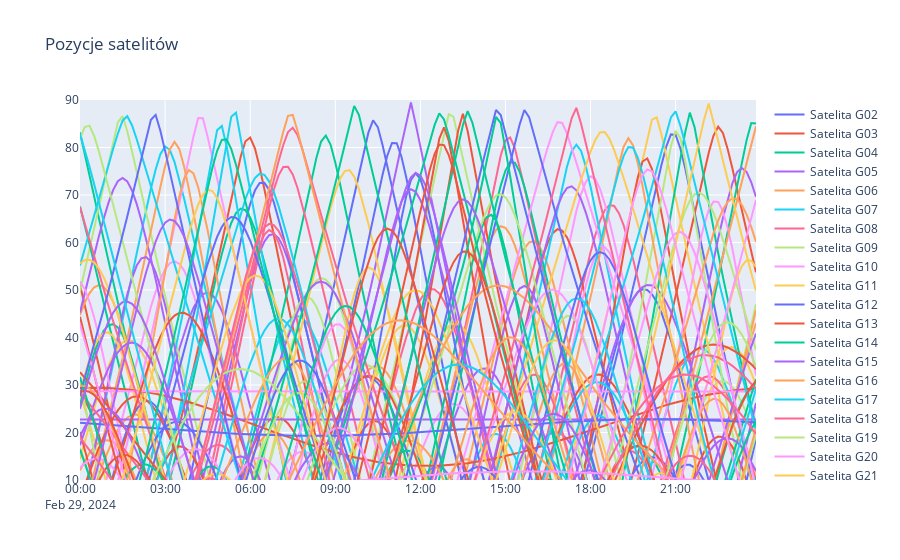

The code cell stored with this chart in its notebook:
### Code cell
#wykres elewacji satelitów

fig = go.Figure()
for sat in df['satelita'].unique():
    sat_data = df[df['satelita'] == sat]
    fig.add_trace(go.Scatter(
        x=sat_data['czas'],
        y=sat_data['elewacja'],
        mode='lines',
        name=f'Satelita {sat}'
    ))

fig.update_layout(
    scene=dict(
        xaxis=dict(title='czas', range=[0, 24]),
        yaxis=dict(title='elewacja'),
    ),
    title='Pozycje satelitów',
    showlegend=True,
    yaxis_range=[maska, 90]
)

### Figure 1 — Plotly figure (JSON) as saved in the notebook; plotly's stock layout.template omitted (floating-point values rounded to 4 significant figures; data arrays with more than 128 entries replaced by an {"elided": "..."} marker saying what was removed)
{"data": [{"mode": "lines", "name": "Satelita G02", "type": "scatter", "x": {"elided": "144 str values"}, "y": {"elided": "144 float values"}}, {"mode": "lines", "name": "Satelita G03", "type": "scatter", "x": {"elided": "144 str values"}, "y": {"elided": "144 float values"}}, {"mode": "lines", "name": "Satelita G04", "type": "scatter", "x": {"elided": "144 str values"}, "y": {"elided": "144 float values"}}, {"mode": "lines", "name": "Satelita G05", "type": "scatter", "x": {"elided": "144 str values"}, "y": {"elided": "144 float values"}}, {"mode": "lines", "name": "Satelita G06", "type": "scatter", "x": {"elided": "144 str values"}, "y": {"elided": "144 float values"}}, {"mode": "lines", "name": "Satelita G07", "type": "scatter", "x": {"elided": "144 str values"}, "y": {"elided": "144 float values"}}, {"mode": "lines", "name": "Satelita G08", "type": "scatter", "x": {"elided": "144 str values"}, "y": {"elided": "144 float values"}}, {"mode": "lines", "name": "Satelita G09", "type": "scatter", "x": {"elided": "144 str values"}, "y": {"elided": "144 float values"}}, {"mode": "lines", "name": "Satelita G10", "type": "scatter", "x": {"elided": "144 str values"}, "y": {"elided": "144 float values"}}, {"mode": "lines", "name": "Satelita G11", "type": "scatter", "x": {"elided": "144 str values"}, "y": {"elided": "144 float values"}}, {"mode": "lines", "name": "Satelita G12", "type": "scatter", "x": {"elided": "144 str values"}, "y": {"elided": "144 float values"}}, {"mode": "lines", "name": "Satelita G13", "type": "scatter", "x": {"elided": "144 str values"}, "y": {"elided": "144 float values"}}, {"mode": "lines", "name": "Satelita G14", "type": "scatter", "x": {"elided": "144 str values"}, "y": {"elided": "144 float values"}}, {"mode": "lines", "name": "Satelita G15", "type": "scatter", "x": {"elided": "144 str values"}, "y": {"elided": "144 float values"}}, {"mode": "lines", "name": "Satelita G16", "type": "scatter", "x": {"elided": "144 str values"}, "y": {"elided": "144 float values"}}, {"mode": "lines", "name": "Satelita G17", "type": "scatter", "x": {"elided": "144 str values"}, "y": {"elided": "144 float values"}}, {"mode": "lines", "name": "Satelita G18", "type": "scatter", "x": {"elided": "144 str values"}, "y": {"elided": "144 float values"}}, {"mode": "lines", "name": "Satelita G19", "type": "scatter", "x": {"elided": "144 str values"}, "y": {"elided": "144 float values"}}, {"mode": "lines", "name": "Satelita G20", "type": "scatter", "x": {"elided": "144 str values"}, "y": {"elided": "144 float values"}}, {"mode": "lines", "name": "Satelita G21", "type": "scatter", "x": {"elided": "144 str values"}, "y": {"elided": "144 float values"}}, {"mode": "lines", "name": "Satelita G22", "type": "scatter", "x": {"elided": "144 str values"}, "y": {"elided": "144 float values"}}, {"mode": "lines", "name": "Satelita G23", "type": "scatter", "x": {"elided": "144 str values"}, "y": {"elided": "144 float values"}}, {"mode": "lines", "name": "Satelita G24", "type": "scatter", "x": {"elided": "144 str values"}, "y": {"elided": "144 float values"}}, {"mode": "lines", "name": "Satelita G25", "type": "scatter", "x": {"elided": "144 str values"}, "y": {"elided": "144 float values"}}, {"mode": "lines", "name": "Satelita G26", "type": "scatter", "x": {"elided": "144 str values"}, "y": {"elided": "144 float values"}}, {"mode": "lines", "name": "Satelita G27", "type": "scatter", "x": {"elided": "144 str values"}, "y": {"elided": "144 float values"}}, {"mode": "lines", "name": "Satelita G28", "type": "scatter", "x": {"elided": "144 str values"}, "y": {"elided": "144 float values"}}, {"mode": "lines", "name": "Satelita G29", "type": "scatter", "x": {"elided": "144 str values"}, "y": {"elided": "144 float values"}}, {"mode": "lines", "name": "Satelita G30", "type": "scatter", "x": {"elided": "144 str values"}, "y": {"elided": "144 float values"}}, {"mode": "lines", "name": "Satelita G31", "type": "scatter", "x": {"elided": "144 str values"}, "y": {"elided": "144 float values"}}, {"mode": "lines", "name": "Satelita G32", "type": "scatter", "x": {"elided": "144 str values"}, "y": {"elided": "144 float values"}}, {"mode": "lines", "name": "Satelita R01", "type": "scatter", "x": {"elided": "144 str values"}, "y": {"elided": "144 float values"}}, {"mode": "lines", "name": "Satelita R02", "type": "scatter", "x": {"elided": "144 str values"}, "y": {"elided": "144 float values"}}, {"mode": "lines", "name": "Satelita R03", "type": "scatter", "x": {"elided": "144 str values"}, "y": {"elided": "144 float values"}}, {"mode": "lines", "name": "Satelita R04", "type": "scatter", "x": {"elided": "144 str values"}, "y": {"elided": "144 float values"}}, {"mode": "lines", "name": "Satelita R05", "type": "scatter", "x": {"elided": "144 str values"}, "y": {"elided": "144 float values"}}, {"mode": "lines", "name": "Satelita R06", "type": "scatter", "x": {"elided": "144 str values"}, "y": {"elided": "144 float values"}}, {"mode": "lines", "name": "Satelita R07", "type": "scatter", "x": {"elided": "144 str values"}, "y": {"elided": "144 float values"}}, {"mode": "lines", "name": "Satelita R08", "type": "scatter", "x": {"elided": "144 str values"}, "y": {"elided": "144 float values"}}, {"mode": "lines", "name": "Satelita R09", "type": "scatter", "x": {"elided": "144 str values"}, "y": {"elided": "144 float values"}}, {"mode": "lines", "name": "Satelita R10", "type": "scatter", "x": {"elided": "144 str values"}, "y": {"elided": "144 float values"}}, {"mode": "lines", "name": "Satelita R11", "type": "scatter", "x": {"elided": "144 str values"}, "y": {"elided": "144 float values"}}, {"mode": "lines", "name": "Satelita R12", "type": "scatter", "x": {"elided": "144 str values"}, "y": {"elided": "144 float values"}}, {"mode": "lines", "name": "Satelita R13", "type": "scatter", "x": {"elided": "144 str values"}, "y": {"elided": "144 float values"}}, {"mode": "lines", "name": "Satelita R14", "type": "scatter", "x": {"elided": "144 str values"}, "y": {"elided": "144 float values"}}, {"mode": "lines", "name": "Satelita R15", "type": "scatter", "x": {"elided": "144 str values"}, "y": {"elided": "144 float values"}}, {"mode": "lines", "name": "Satelita R16", "type": "scatter", "x": {"elided": "144 str values"}, "y": {"elided": "144 float values"}}, {"mode": "lines", "name": "Satelita R17", "type": "scatter", "x": {"elided": "144 str values"}, "y": {"elided": "144 float values"}}, {"mode": "lines", "name": "Satelita R18", "type": "scatter", "x": {"elided": "144 str values"}, "y": {"elided": "144 float values"}}, {"mode": "lines", "name": "Satelita R19", "type": "scatter", "x": {"elided": "144 str values"}, "y": {"elided": "144 float values"}}, {"mode": "lines", "name": "Satelita R20", "type": "scatter", "x": {"elided": "144 str values"}, "y": {"elided": "144 float values"}}, {"mode": "lines", "name": "Satelita R21", "type": "scatter", "x": {"elided": "144 str values"}, "y": {"elided": "144 float values"}}, {"mode": "lines", "name": "Satelita R22", "type": "scatter", "x": {"elided": "144 str values"}, "y": {"elided": "144 float values"}}, {"mode": "lines", "name": "Satelita R23", "type": "scatter", "x": {"elided": "144 str values"}, "y": {"elided": "144 float values"}}, {"mode": "lines", "name": "Satelita R24", "type": "scatter", "x": {"elided": "144 str values"}, "y": {"elided": "144 float values"}}, {"mode": "lines", "name": "Satelita Q02", "type": "scatter", "x": {"elided": "144 str values"}, "y": {"elided": "144 float values"}}, {"mode": "lines", "name": "Satelita Q03", "type": "scatter", "x": {"elided": "144 str values"}, "y": {"elided": "144 float values"}}, {"mode": "lines", "name": "Satelita Q04", "type": "scatter", "x": {"elided": "144 str values"}, "y": {"elided": "144 float values"}}, {"mode": "lines", "name": "Satelita Q07", "type": "scatter", "x": {"elided": "144 str values"}, "y": {"elided": "144 float values"}}, {"mode": "lines", "name": "Satelita S120", "type": "scatter", "x": {"elided": "144 str values"}, "y": {"elided": "144 float values"}}, {"mode": "lines", "name": "Satelita S124", "type": "scatter", "x": {"elided": "144 str values"}, "y": {"elided": "144 float values"}}, {"mode": "lines", "name": "Satelita S125", "type": "scatter", "x": {"elided": "144 str values"}, "y": {"elided": "144 float values"}}, {"mode": "lines", "name": "Satelita S126", "type": "scatter", "x": {"elided": "144 str values"}, "y": {"elided": "144 float values"}}, {"mode": "lines", "name": "Satelita S127", "type": "scatter", "x": {"elided": "144 str values"}, "y": {"elided": "144 float values"}}, {"mode": "lines", "name": "Satelita S128", "type": "scatter", "x": {"elided": "144 str values"}, "y": {"elided": "144 float values"}}, {"mode": "lines", "name": "Satelita S129", "type": "scatter", "x": {"elided": "144 str values"}, "y": {"elided": "144 float values"}}, {"mode": "lines", "name": "Satelita S133", "type": "scatter", "x": {"elided": "144 str values"}, "y": {"elided": "144 float values"}}, {"mode": "lines", "name": "Satelita S135", "type": "scatter", "x": {"elided": "144 str values"}, "y": {"elided": "144 float values"}}, {"mode": "lines", "name": "Satelita S136", "type": "scatter", "x": {"elided": "144 str values"}, "y": {"elided": "144 float values"}}, {"mode": "lines", "name": "Satelita S137", "type": "scatter", "x": {"elided": "144 str values"}, "y": {"elided": "144 float values"}}, {"mode": "lines", "name": "Satelita S138", "type": "scatter", "x": {"elided": "144 str values"}, "y": {"elided": "144 float values"}}, {"mode": "lines", "name": "Satelita E02", "type": "scatter", "x": {"elided": "144 str values"}, "y": {"elided": "144 float values"}}, {"mode": "lines", "name": "Satelita E03", "type": "scatter", "x": {"elided": "144 str values"}, "y": {"elided": "144 float values"}}, {"mode": "lines", "name": "Satelita E04", "type": "scatter", "x": {"elided": "144 str values"}, "y": {"elided": "144 float values"}}, {"mode": "lines", "name": "Satelita E05", "type": "scatter", "x": {"elided": "144 str values"}, "y": {"elided": "144 float values"}}, {"mode": "lines", "name": "Satelita E07", "type": "scatter", "x": {"elided": "144 str values"}, "y": {"elided": "144 float values"}}, {"mode": "lines", "name": "Satelita E08", "type": "scatter", "x": {"elided": "144 str values"}, "y": {"elided": "144 float values"}}, {"mode": "lines", "name": "Satelita E09", "type": "scatter", "x": {"elided": "144 str values"}, "y": {"elided": "144 float values"}}, {"mode": "lines", "name": "Satelita E10", "type": "scatter", "x": {"elided": "144 str values"}, "y": {"elided": "144 float values"}}, {"mode": "lines", "name": "Satelita E11", "type": "scatter", "x": {"elided": "144 str values"}, "y": {"elided": "144 float values"}}, {"mode": "lines", "name": "Satelita E12", "type": "scatter", "x": {"elided": "144 str values"}, "y": {"elided": "144 float values"}}, {"mode": "lines", "name": "Satelita E13", "type": "scatter", "x": {"elided": "144 str values"}, "y": {"elided": "144 float values"}}, {"mode": "lines", "name": "Satelita E14", "type": "scatter", "x": {"elided": "144 str values"}, "y": {"elided": "144 float values"}}, {"mode": "lines", "name": "Satelita E15", "type": "scatter", "x": {"elided": "144 str values"}, "y": {"elided": "144 float values"}}, {"mode": "lines", "name": "Satelita E18", "type": "scatter", "x": {"elided": "144 str values"}, "y": {"elided": "144 float values"}}, {"mode": "lines", "name": "Satelita E19", "type": "scatter", "x": {"elided": "144 str values"}, "y": {"elided": "144 float values"}}, {"mode": "lines", "name": "Satelita E21", "type": "scatter", "x": {"elided": "144 str values"}, "y": {"elided": "144 float values"}}, {"mode": "lines", "name": "Satelita E24", "type": "scatter", "x": {"elided": "144 str values"}, "y": {"elided": "144 float values"}}, {"mode": "lines", "name": "Satelita E25", "type": "scatter", "x": {"elided": "144 str values"}, "y": {"elided": "144 float values"}}, {"mode": "lines", "name": "Satelita E26", "type": "scatter", "x": {"elided": "144 str values"}, "y": {"elided": "144 float values"}}, {"mode": "lines", "name": "Satelita E27", "type": "scatter", "x": {"elided": "144 str values"}, "y": {"elided": "144 float values"}}, {"mode": "lines", "name": "Satelita E30", "type": "scatter", "x": {"elided": "144 str values"}, "y": {"elided": "144 float values"}}, {"mode": "lines", "name": "Satelita E31", "type": "scatter", "x": {"elided": "144 str values"}, "y": {"elided": "144 float values"}}, {"mode": "lines", "name": "Satelita E33", "type": "scatter", "x": {"elided": "144 str values"}, "y": {"elided": "144 float values"}}, {"mode": "lines", "name": "Satelita E34", "type": "scatter", "x": {"elided": "144 str values"}, "y": {"elided": "144 float values"}}, {"mode": "lines", "name": "Satelita E36", "type": "scatter", "x": {"elided": "144 str values"}, "y": {"elided": "144 float values"}}, {"mode": "lines", "name": "Satelita C01", "type": "scatter", "x": {"elided": "144 str values"}, "y": {"elided": "144 float values"}}, {"mode": "lines", "name": "Satelita C02", "type": "scatter", "x": {"elided": "144 str values"}, "y": {"elided": "144 float values"}}, {"mode": "lines", "name": "Satelita C03", "type": "scatter", "x": {"elided": "144 str values"}, "y": {"elided": "144 float values"}}, {"mode": "lines", "name": "Satelita C04", "type": "scatter", "x": {"elided": "144 str values"}, "y": {"elided": "144 float values"}}, {"mode": "lines", "name": "Satelita C05", "type": "scatter", "x": {"elided": "144 str values"}, "y": {"elided": "144 float values"}}, {"mode": "lines", "name": "Satelita C06", "type": "scatter", "x": {"elided": "144 str values"}, "y": {"elided": "144 float values"}}, {"mode": "lines", "name": "Satelita C11", "type": "scatter", "x": {"elided": "144 str values"}, "y": {"elided": "144 float values"}}, {"mode": "lines", "name": "Satelita C12", "type": "scatter", "x": {"elided": "144 str values"}, "y": {"elided": "144 float values"}}, {"mode": "lines", "name": "Satelita C13", "type": "scatter", "x": {"elided": "144 str values"}, "y": {"elided": "144 float values"}}, {"mode": "lines", "name": "Satelita C14", "type": "scatter", "x": {"elided": "144 str values"}, "y": {"elided": "144 float values"}}, {"mode": "lines", "name": "Satelita C16", "type": "scatter", "x": {"elided": "144 str values"}, "y": {"elided": "144 float values"}}, {"mode": "lines", "name": "Satelita C19", "type": "scatter", "x": {"elided": "144 str values"}, "y": {"elided": "144 float values"}}, {"mode": "lines", "name": "Satelita C20", "type": "scatter", "x": {"elided": "144 str values"}, "y": {"elided": "144 float values"}}, {"mode": "lines", "name": "Satelita C21", "type": "scatter", "x": {"elided": "144 str values"}, "y": {"elided": "144 float values"}}, {"mode": "lines", "name": "Satelita C22", "type": "scatter", "x": {"elided": "144 str values"}, "y": {"elided": "144 float values"}}, {"mode": "lines", "name": "Satelita C23", "type": "scatter", "x": {"elided": "144 str values"}, "y": {"elided": "144 float values"}}, {"mode": "lines", "name": "Satelita C24", "type": "scatter", "x": {"elided": "144 str values"}, "y": {"elided": "144 float values"}}, {"mode": "lines", "name": "Satelita C25", "type": "scatter", "x": {"elided": "144 str values"}, "y": {"elided": "144 float values"}}, {"mode": "lines", "name": "Satelita C26", "type": "scatter", "x": {"elided": "144 str values"}, "y": {"elided": "144 float values"}}, {"mode": "lines", "name": "Satelita C27", "type": "scatter", "x": {"elided": "144 str values"}, "y": {"elided": "144 float values"}}, {"mode": "lines", "name": "Satelita C28", "type": "scatter", "x": {"elided": "144 str values"}, "y": {"elided": "144 float values"}}, {"mode": "lines", "name": "Satelita C29", "type": "scatter", "x": {"elided": "144 str values"}, "y": {"elided": "144 float values"}}, {"mode": "lines", "name": "Satelita C30", "type": "scatter", "x": {"elided": "144 str values"}, "y": {"elided": "144 float values"}}, {"mode": "lines", "name": "Satelita C32", "type": "scatter", "x": {"elided": "144 str values"}, "y": {"elided": "144 float values"}}, {"mode": "lines", "name": "Satelita C33", "type": "scatter", "x": {"elided": "144 str values"}, "y": {"elided": "144 float values"}}, {"mode": "lines", "name": "Satelita C34", "type": "scatter", "x": {"elided": "144 str values"}, "y": {"elided": "144 float values"}}, {"mode": "lines", "name": "Satelita C35", "type": "scatter", "x": {"elided": "144 str values"}, "y": {"elided": "144 float values"}}, {"mode": "lines", "name": "Satelita C36", "type": "scatter", "x": {"elided": "144 str values"}, "y": {"elided": "144 float values"}}, {"mode": "lines", "name": "Satelita C37", "type": "scatter", "x": {"elided": "144 str values"}, "y": {"elided": "144 float values"}}, {"mode": "lines", "name": "Satelita C56", "type": "scatter", "x": {"elided": "144 str values"}, "y": {"elided": "144 float values"}}, {"mode": "lines", "name": "Satelita C57", "type": "scatter", "x": {"elided": "144 str values"}, "y": {"elided": "144 float values"}}, {"mode": "lines", "name": "Satelita C58", "type": "scatter", "x": {"elided": "144 str values"}, "y": {"elided": "144 float values"}}, {"mode": "lines", "name": "Satelita C59", "type": "scatter", "x": {"elided": "144 str values"}, "y": {"elided": "144 float values"}}, {"mode": "lines", "name": "Satelita C60", "type": "scatter", "x": {"elided": "144 str values"}, "y": {"elided": "144 float values"}}, {"mode": "lines", "name": "Satelita C61", "type": "scatter", "x": {"elided": "144 str values"}, "y": {"elided": "144 float values"}}, {"mode": "lines", "name": "Satelita C62", "type": "scatter", "x": {"elided": "144 str values"}, "y": {"elided": "144 float values"}}, {"mode": "lines", "name": "Satelita C63", "type": "scatter", "x": {"elided": "144 str values"}, "y": {"elided": "144 float values"}}, {"mode": "lines", "name": "Satelita C64", "type": "scatter", "x": {"elided": "144 str values"}, "y": {"elided": "144 float values"}}, {"mode": "lines", "name": "Satelita C74", "type": "scatter", "x": {"elided": "144 str values"}, "y": {"elided": "144 float values"}}, {"mode": "lines", "name": "Satelita C75", "type": "scatter", "x": {"elided": "144 str values"}, "y": {"elided": "144 float values"}}, {"mode": "lines", "name": "Satelita C76", "type": "scatter", "x": {"elided": "144 str values"}, "y": {"elided": "144 float values"}}, {"mode": "lines", "name": "Satelita C77", "type": "scatter", "x": {"elided": "144 str values"}, "y": {"elided": "144 float values"}}, {"mode": "lines", "name": "Satelita C78", "type": "scatter", "x": {"elided": "144 str values"}, "y": {"elided": "144 float values"}}, {"mode": "lines", "name": "Satelita C79", "type": "scatter", "x": {"elided": "144 str values"}, "y": {"elided": "144 float values"}}, {"mode": "lines", "name": "Satelita C80", "type": "scatter", "x": {"elided": "144 str values"}, "y": {"elided": "144 float values"}}], "layout": {"scene": {"xaxis": {"range": [0, 24], "title": {"text": "czas"}}, "yaxis": {"title": {"text": "elewacja"}}}, "showlegend": true, "title": {"text": "Pozycje satelitów"}, "yaxis": {"range": [10, 90]}}}
